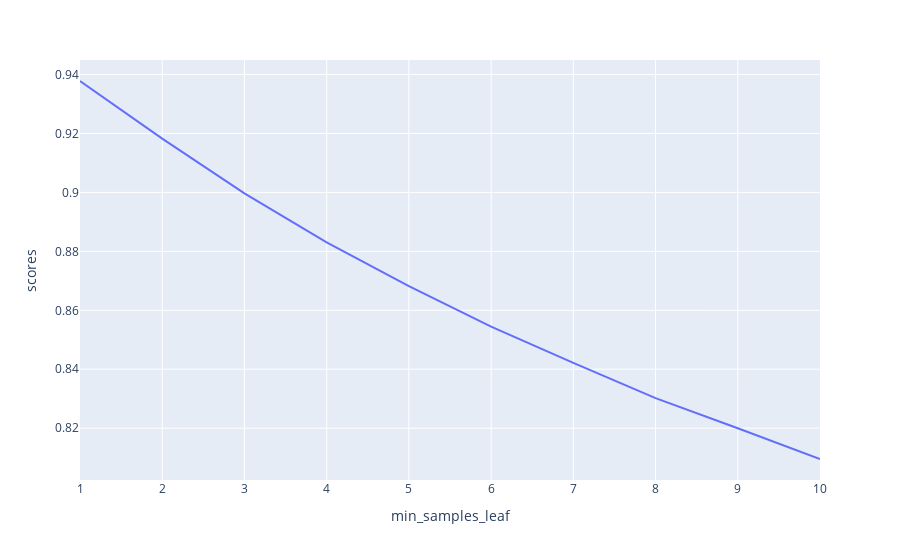

This figure's notebook cell:
### Code cell
msl_data[1]

### Figure 1 — Plotly figure (JSON) as saved in the notebook; plotly's stock layout.template omitted (floating-point values rounded to 4 significant figures)
{"data": [{"hovertemplate": "min_samples_leaf=%{x}<br>scores=%{y}<extra></extra>", "legendgroup": "", "line": {"color": "#636efa", "dash": "solid"}, "mode": "lines", "name": "", "showlegend": false, "type": "scatter", "x": [1, 2, 3, 4, 5, 6, 7, 8, 9, 10], "xaxis": "x", "y": [0.9378, 0.9183, 0.8997, 0.883, 0.8682, 0.8544, 0.8422, 0.8302, 0.82, 0.8095], "yaxis": "y"}], "layout": {"legend": {"tracegroupgap": 0}, "margin": {"t": 60}, "xaxis": {"anchor": "y", "domain": [0, 1], "title": {"text": "min_samples_leaf"}}, "yaxis": {"anchor": "x", "domain": [0, 1], "title": {"text": "scores"}}}}
